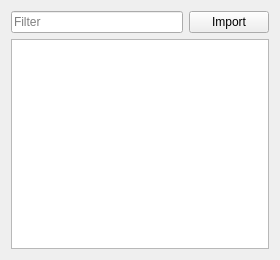
<?xml version="1.0" encoding="UTF-8"?>
<ui version="4.0">
 <class>ProjectView</class>
 <widget class="QWidget" name="ProjectView">
  <property name="geometry">
   <rect>
    <x>0</x>
    <y>0</y>
    <width>280</width>
    <height>260</height>
   </rect>
  </property>
  <property name="windowTitle">
   <string/>
  </property>
  <layout class="QVBoxLayout" name="verticalLayout">
   <item>
    <layout class="QHBoxLayout" name="horizontalLayout">
     <item>
      <widget class="QLineEdit" name="lineEditSearch">
       <property name="placeholderText">
        <string>Filter</string>
       </property>
       <property name="clearButtonEnabled">
        <bool>true</bool>
       </property>
      </widget>
     </item>
     <item>
      <widget class="QPushButton" name="pushButtonImport">
       <property name="text">
        <string>Import</string>
       </property>
       <property name="icon">
        <iconset resource="../gameplay-editor.qrc">
         <normaloff>:/res/images/file-import.png</normaloff>:/res/images/file-import.png</iconset>
       </property>
       <property name="iconSize">
        <size>
         <width>18</width>
         <height>18</height>
        </size>
       </property>
      </widget>
     </item>
    </layout>
   </item>
   <item>
    <widget class="ProjectTreeView" name="treeView">
     <property name="focusPolicy">
      <enum>Qt::StrongFocus</enum>
     </property>
     <property name="uniformRowHeights">
      <bool>true</bool>
     </property>
    </widget>
   </item>
  </layout>
  <action name="actionOpenFile">
   <property name="text">
    <string>Open File</string>
   </property>
  </action>
  <action name="actionNewFile">
   <property name="text">
    <string>New File ...</string>
   </property>
  </action>
  <action name="actionNewFolder">
   <property name="text">
    <string>New Folder ...</string>
   </property>
  </action>
  <action name="actionImportFile">
   <property name="text">
    <string>Import File ...</string>
   </property>
  </action>
 </widget>
 <customwidgets>
  <customwidget>
   <class>ProjectTreeView</class>
   <extends>QTreeView</extends>
   <header>ProjectTreeView.h</header>
  </customwidget>
 </customwidgets>
 <resources>
  <include location="../gameplay-editor.qrc"/>
 </resources>
 <connections/>
 <slots>
  <slot>openFile()</slot>
 </slots>
</ui>
